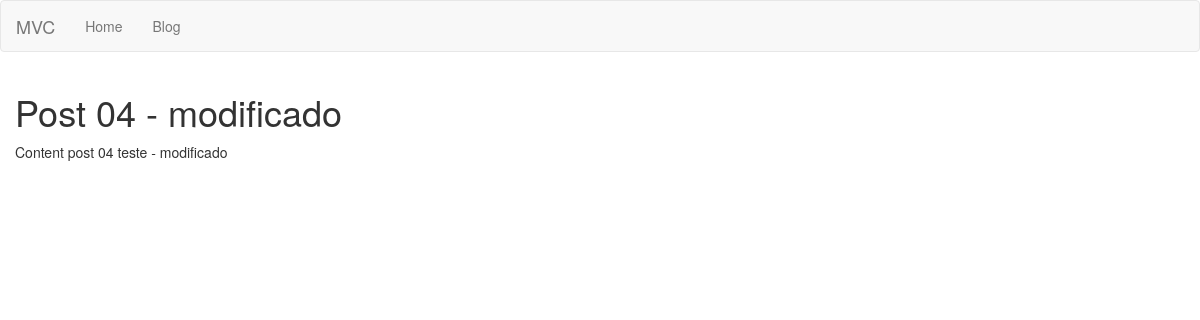
The page /posts/4/show on the database as committed earlier.
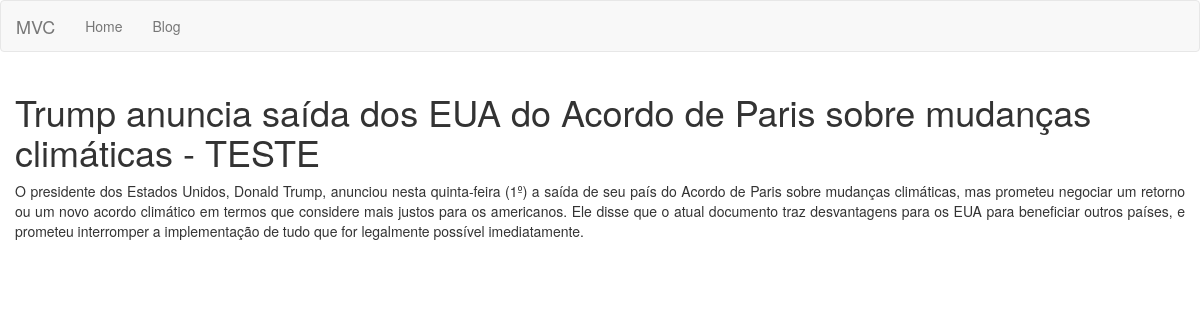
The same page on the database as committed later.
### tables this page shows
CREATE TABLE posts (id INTEGER CONSTRAINT posts_index PRIMARY KEY ASC AUTOINCREMENT, title VARCHAR (255) NOT NULL, content TEXT NOT NULL);

### app/Controllers/PostsController.php (called while the page is built, shortened)
<?php
class PostsController extends BaseController
{
   private $post;
   public function __construct()
   {
      $this->post = Container::getModel("Post");
   }
   public function show($id)
   {
      $this->view->post = $this->post->find($id);
      $this->renderView('posts/show', 'layout');
   }
}

### core/bootstrap.php (called while the page is built)
<?php
$routes = require_once __DIR__ . "/../app/routes.php";
$route = new \Core\Route($routes);

### public/index.php (called while the page is built, shortened)
<?php
require_once __DIR__ . "/../core/bootstrap.php";

### core/BaseModel.php (called while the page is built, shortened)
<?php
abstract class BaseModel
{
   private $pdo;
   protected $table;
   public function __construct(PDO $pdo)
   {
      $this->pdo = $pdo;
   }
   public function find($id)
   {
      $query = "SELECT * FROM {$this->table} WHERE id = :id";
      $stmt = $this->pdo->prepare($query);
      $stmt->bindValue(":id", $id);
      $stmt->execute();
      $result = $stmt->fetch();
      return $result;
   }
}

### core/Database.php (called while the page is built, shortened)
<?php
class Database
{
	public static function getDatabase()
   {
	   $conf = require_once __DIR__ . "/../app/database.php";
		if($conf['driver']=='sqlite'){
			$sqlite = __DIR__  . "/../storage/database/" . $conf['sqlite']['host'];
			$sqlite = "sqlite:".$sqlite;
			try{
				 $pdo = new PDO($sqlite);
				 $pdo->setAttribute(PDO::ATTR_ERRMODE,PDO::ERRMODE_EXCEPTION);
				 $pdo->setAttribute(PDO::ATTR_DEFAULT_FETCH_MODE,PDO::FETCH_OBJ);
				 return $pdo;
			}
			catch (PDOException $e){
				echo $e->getMessage();
			}
		} else if ($conf['driver']=='mysql'){
		     $host = $config['mysql']['host'];
			  $db_name = $config['mysql']['db_name'];
			  $username = $config['mysql']['db_username'];
			  $password = $config['mysql']['db_password'];
			  $charset = $conf['mysql']['charset'];
			  $collation = $conf['mysql']['collation'];
			try{
				$pdo = new PDO("mysql:host=$host;dbname=$db_name;charset=$charset", $username, $password);
				print_r ($pdo);
				$pdo->setAttribute(PDO::ATTR_ERRMODE,PDO::ERRMODE_EXCEPTION);
				$pdo->setAttribute(PDO::MYSQL_ATTR_INIT_COMMAND, "SET NAMES '$charset' COLLATE '$collation'");
				$pdo->setAttribute(PDO::ATTR_DEFAULT_FETCH_MODE,PDO::FETCH_OBJ);
				return $pdo;
			}
			catch (PDOException $e){
				echo $e->getMessage();
			}
		}
   }
}

### core/Container.php (called while the page is built, shortened)
<?php
class Container
{
   public static function getModel($model)
   {
      return new $model(Database::getDatabase());
   }
}

### app/Views/posts/show.phtml (the view)
<div class="container">
   <div class="row">
   <h1 class="h1"><?php echo $this->view->post->title; ?></h1>
   <p class="text-justify"><?php echo $this->view->post->content; ?></p>
   </div>
</div>

Rows that differ between the two databases and show on the page:
changed posts: title "Post 04 - modificado" → "Trump anuncia saída dos EUA do Acordo de Paris sobre mudanças climáticas - TESTE"; content "Content post 04 teste - modificado" → "O presidente dos Estados Unidos, Donald Trump, anunciou nesta quinta-feira (1º) a saída de seu país do Acordo de Paris sobre mudanças climáticas, mas prometeu negociar um retorno ou um novo acordo climático em termos que considere mais justos para os americanos. Ele disse que o atual documento traz desvantagens para os EUA para beneficiar outros países, e prometeu interromper a implementação de tudo que for legalmente possível imediatamente."
